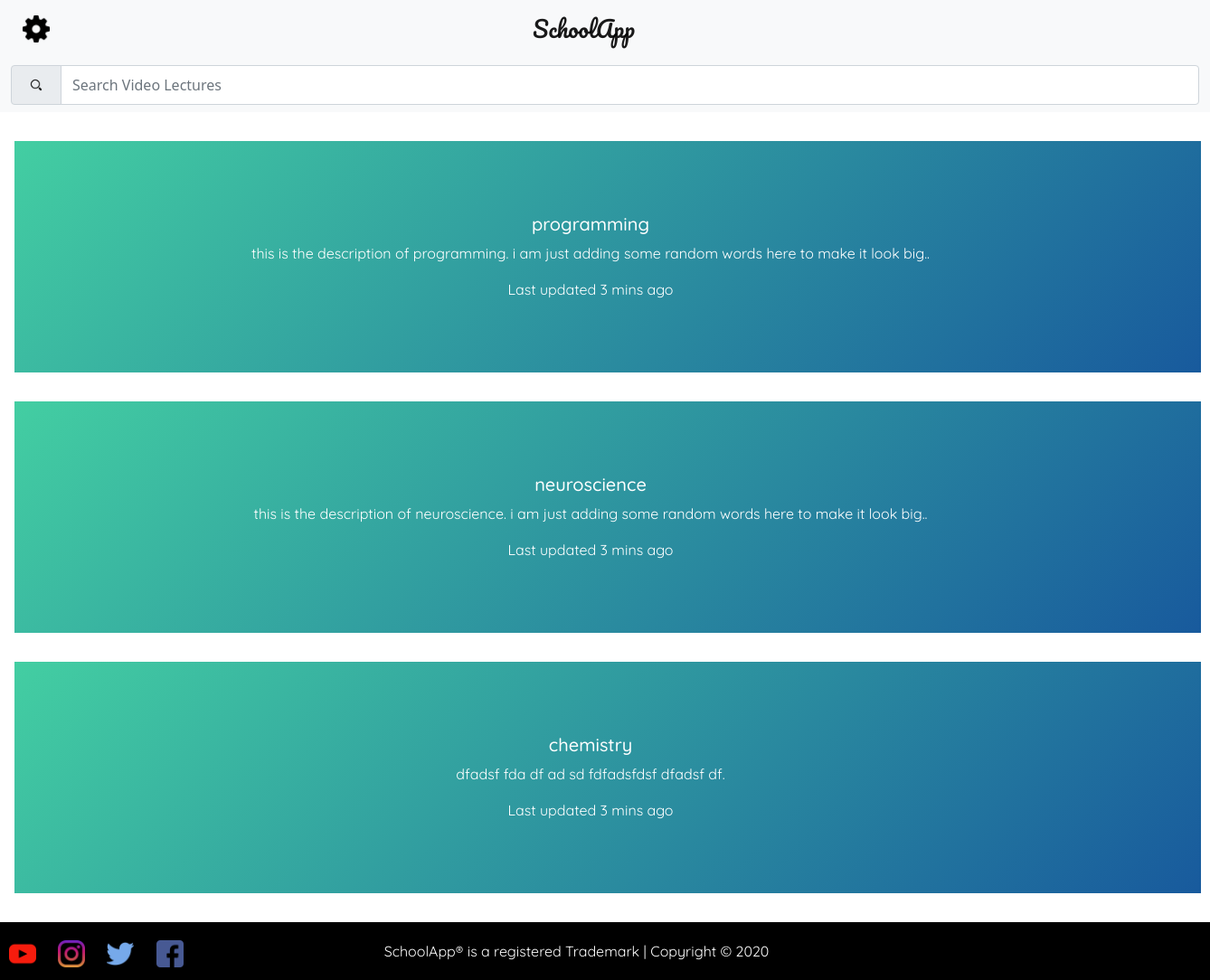
Page /videolectures/ on the committed database.
### videolectures/models.py (models this page shows, shortened)
class videocourses(models.Model):
    courseid = models.AutoField(primary_key=True)
    coursename = models.CharField(max_length=200)
    coursedescription = models.TextField(max_length=3000)

### videolectures/views.py (the view, shortened to what this page needs)
def videosearch(request):
    obj = videocourses.objects.all()[0:3]
    params = {'obj':obj}
    return render(request,'videolectures/index.html',params)

### videolectures/templates/videolectures/index.html (shortened to what this page needs)
{% extends 'schoolsystem/base.html' %}
 {% block content %}
 <nav class="navbar navbar-light bg-light">
    <form class="container-fluid" method="POST" action="/videolectures/">{% csrf_token %}
      <div class="input-group">
        <span class="input-group-text" id="basic-addon1"><img src="/media/search3.png" alt="" width="30px" height="30px"></span>
        <input type="text" class="form-control" name="queryname" placeholder="Search Video Lectures" aria-label="Username" aria-describedby="basic-addon1">
      </div>
    </form>
  </nav>
  {% for i in obj %}
  <a href="/videolectures/videolists/?sub={{i.coursename}}"> <div class="card bg-dark text-white cardbody">
    <div class="backgroundimage">
    <div class="card-img-overlay cardtexts">
      <h5 class="card-title">{{i.coursename}}</h5>
      <p class="card-text">{{i.coursedescription}}.</p>
      <p class="card-text">Last updated 3 mins ago</p>
    </div>
</div>
  </div></a>
  {% endfor %}
 {% endblock %}

### videolectures/templates/videolectures/index.html (style rules this page uses)
.backgroundimage { width: 82rem; height: 16rem; background-image: linear-gradient(135deg,#FEAC5E,#C779D0,#4BC0C8); background-image: linear-gradient(135deg,#43cea2,#185a9d); }
.cardbody { border: none; margin: 2rem; position: relative; right: 1rem; }
.cardtexts { display: flex; flex-direction: column; align-items: center; justify-content: center; font-family: 'Quicksand'; }

### rows in the picture
videocourses: coursename "programming", coursedescription "this is the description of programming. i am just adding some random words here to make it look big."
videocourses: coursename "neuroscience", coursedescription "this is the description of neuroscience. i am just adding some random words here to make it look big."
videocourses: coursename "chemistry", coursedescription "dfadsf fda df ad sd fdfadsfdsf dfadsf df"
